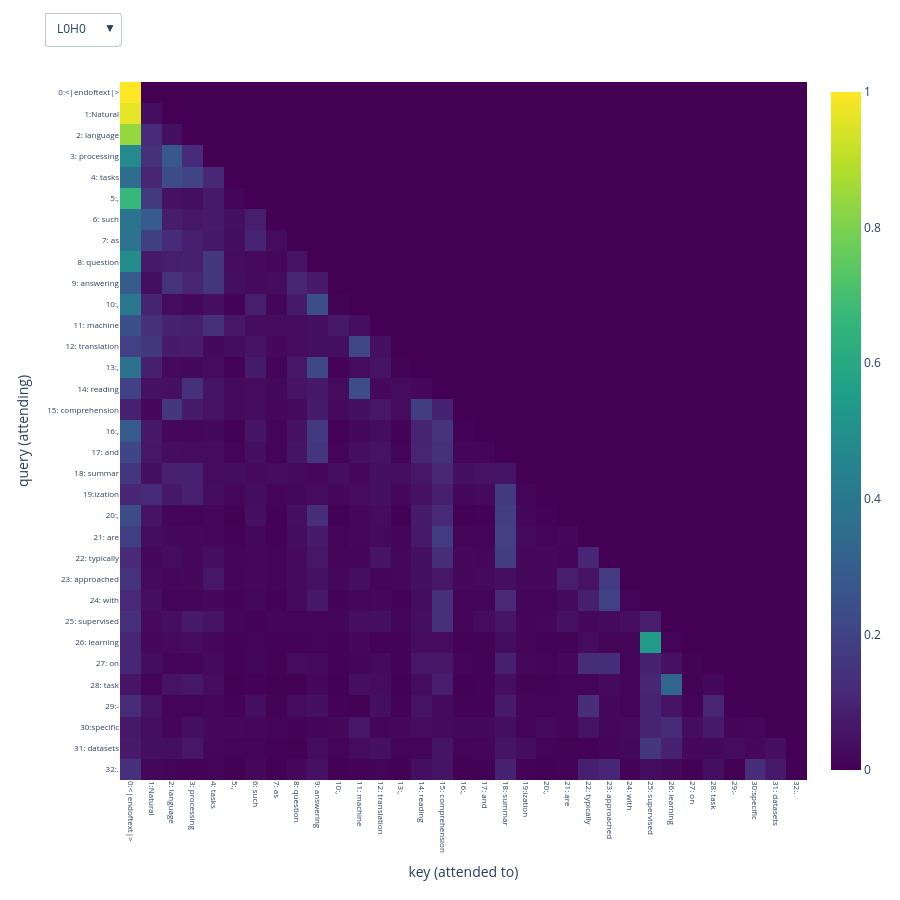

Write notebook code for a chart like this one.
### Code cell
import plotly.graph_objects as go

def attention_heatmap(pattern, str_tokens, layer=0):
    """pattern: (n_heads, T, T) for one layer."""
    p = pattern.detach().cpu().numpy()
    labels = [f"{i}:{s}" for i, s in enumerate(str_tokens)]
    n_heads = p.shape[0]

    fig = go.Figure()
    for h in range(n_heads):
        fig.add_trace(go.Heatmap(
            z=p[h], x=labels, y=labels,
            colorscale="Viridis", visible=(h == 0),
            hovertemplate="query %{y}<br>key %{x}<br>attn %{z:.3f}<extra></extra>",
        ))

    fig.update_layout(
        updatemenus=[dict(
            buttons=[dict(label=f"L{layer}H{h}", method="update",
                          args=[{"visible": [i == h for i in range(n_heads)]}])
                     for h in range(n_heads)],
            x=0.0, y=1.1)],
        xaxis_title="key (attended to)",
        yaxis_title="query (attending)",
        width=900, height=900,
        margin=dict(l=120, b=120, t=80),
    )
    fig.update_yaxes(autorange="reversed", tickfont=dict(size=8))
    fig.update_xaxes(tickangle=90, tickfont=dict(size=8))
    return fig

pattern = gpt2_cache["pattern", 0]          # (12, T, T); use [0] first if it has a batch dim
fig = attention_heatmap(pattern, gpt2_str_tokens, layer=0)
fig.show()
fig.write_html("attention_layer0.html")     # standalone file

### Figure 1 — Plotly figure (JSON) as saved in the notebook; plotly's stock layout.template omitted (floating-point values rounded to 4 significant figures; data arrays with more than 128 entries replaced by an {"elided": "..."} marker saying what was removed)
{"data": [{"colorscale": [[0, "#440154"], [0.1111, "#482878"], [0.2222, "#3e4989"], [0.3333, "#31688e"], [0.4444, "#26828e"], [0.5556, "#1f9e89"], [0.6667, "#35b779"], [0.7778, "#6ece58"], [0.8889, "#b5de2b"], [1, "#fde725"]], "hovertemplate": "query %{y}<br>key %{x}<br>attn %{z:.3f}<extra></extra>", "type": "heatmap", "visible": true, "x": ["0:<|endoftext|>", "1:Natural", "2: language", "3: processing", "4: tasks", "5:,", "6: such", "7: as", "8: question", "9: answering", "10:,", "11: machine", "12: translation", "13:,", "14: reading", "15: comprehension", "16:,", "17: and", "18: summar", "19:ization", "20:,", "21: are", "22: typically", "23: approached", "24: with", "25: supervised", "26: learning", "27: on", "28: task", "29:-", "30:specific", "31: datasets", "32:."], "y": ["0:<|endoftext|>", "1:Natural", "2: language", "3: processing", "4: tasks", "5:,", "6: such", "7: as", "8: question", "9: answering", "10:,", "11: machine", "12: translation", "13:,", "14: reading", "15: comprehension", "16:,", "17: and", "18: summar", "19:ization", "20:,", "21: are", "22: typically", "23: approached", "24: with", "25: supervised", "26: learning", "27: on", "28: task", "29:-", "30:specific", "31: datasets", "32:."], "z": {"elided": "33x33 float values"}}, {"colorscale": [[0, "#440154"], [0.1111, "#482878"], [0.2222, "#3e4989"], [0.3333, "#31688e"], [0.4444, "#26828e"], [0.5556, "#1f9e89"], [0.6667, "#35b779"], [0.7778, "#6ece58"], [0.8889, "#b5de2b"], [1, "#fde725"]], "hovertemplate": "query %{y}<br>key %{x}<br>attn %{z:.3f}<extra></extra>", "type": "heatmap", "visible": false, "x": ["0:<|endoftext|>", "1:Natural", "2: language", "3: processing", "4: tasks", "5:,", "6: such", "7: as", "8: question", "9: answering", "10:,", "11: machine", "12: translation", "13:,", "14: reading", "15: comprehension", "16:,", "17: and", "18: summar", "19:ization", "20:,", "21: are", "22: typically", "23: approached", "24: with", "25: supervised", "26: learning", "27: on", "28: task", "29:-", "30:specific", "31: datasets", "32:."], "y": ["0:<|endoftext|>", "1:Natural", "2: language", "3: processing", "4: tasks", "5:,", "6: such", "7: as", "8: question", "9: answering", "10:,", "11: machine", "12: translation", "13:,", "14: reading", "15: comprehension", "16:,", "17: and", "18: summar", "19:ization", "20:,", "21: are", "22: typically", "23: approached", "24: with", "25: supervised", "26: learning", "27: on", "28: task", "29:-", "30:specific", "31: datasets", "32:."], "z": {"elided": "33x33 float values"}}, {"colorscale": [[0, "#440154"], [0.1111, "#482878"], [0.2222, "#3e4989"], [0.3333, "#31688e"], [0.4444, "#26828e"], [0.5556, "#1f9e89"], [0.6667, "#35b779"], [0.7778, "#6ece58"], [0.8889, "#b5de2b"], [1, "#fde725"]], "hovertemplate": "query %{y}<br>key %{x}<br>attn %{z:.3f}<extra></extra>", "type": "heatmap", "visible": false, "x": ["0:<|endoftext|>", "1:Natural", "2: language", "3: processing", "4: tasks", "5:,", "6: such", "7: as", "8: question", "9: answering", "10:,", "11: machine", "12: translation", "13:,", "14: reading", "15: comprehension", "16:,", "17: and", "18: summar", "19:ization", "20:,", "21: are", "22: typically", "23: approached", "24: with", "25: supervised", "26: learning", "27: on", "28: task", "29:-", "30:specific", "31: datasets", "32:."], "y": ["0:<|endoftext|>", "1:Natural", "2: language", "3: processing", "4: tasks", "5:,", "6: such", "7: as", "8: question", "9: answering", "10:,", "11: machine", "12: translation", "13:,", "14: reading", "15: comprehension", "16:,", "17: and", "18: summar", "19:ization", "20:,", "21: are", "22: typically", "23: approached", "24: with", "25: supervised", "26: learning", "27: on", "28: task", "29:-", "30:specific", "31: datasets", "32:."], "z": {"elided": "33x33 float values"}}, {"colorscale": [[0, "#440154"], [0.1111, "#482878"], [0.2222, "#3e4989"], [0.3333, "#31688e"], [0.4444, "#26828e"], [0.5556, "#1f9e89"], [0.6667, "#35b779"], [0.7778, "#6ece58"], [0.8889, "#b5de2b"], [1, "#fde725"]], "hovertemplate": "query %{y}<br>key %{x}<br>attn %{z:.3f}<extra></extra>", "type": "heatmap", "visible": false, "x": ["0:<|endoftext|>", "1:Natural", "2: language", "3: processing", "4: tasks", "5:,", "6: such", "7: as", "8: question", "9: answering", "10:,", "11: machine", "12: translation", "13:,", "14: reading", "15: comprehension", "16:,", "17: and", "18: summar", "19:ization", "20:,", "21: are", "22: typically", "23: approached", "24: with", "25: supervised", "26: learning", "27: on", "28: task", "29:-", "30:specific", "31: datasets", "32:."], "y": ["0:<|endoftext|>", "1:Natural", "2: language", "3: processing", "4: tasks", "5:,", "6: such", "7: as", "8: question", "9: answering", "10:,", "11: machine", "12: translation", "13:,", "14: reading", "15: comprehension", "16:,", "17: and", "18: summar", "19:ization", "20:,", "21: are", "22: typically", "23: approached", "24: with", "25: supervised", "26: learning", "27: on", "28: task", "29:-", "30:specific", "31: datasets", "32:."], "z": {"elided": "33x33 float values"}}, {"colorscale": [[0, "#440154"], [0.1111, "#482878"], [0.2222, "#3e4989"], [0.3333, "#31688e"], [0.4444, "#26828e"], [0.5556, "#1f9e89"], [0.6667, "#35b779"], [0.7778, "#6ece58"], [0.8889, "#b5de2b"], [1, "#fde725"]], "hovertemplate": "query %{y}<br>key %{x}<br>attn %{z:.3f}<extra></extra>", "type": "heatmap", "visible": false, "x": ["0:<|endoftext|>", "1:Natural", "2: language", "3: processing", "4: tasks", "5:,", "6: such", "7: as", "8: question", "9: answering", "10:,", "11: machine", "12: translation", "13:,", "14: reading", "15: comprehension", "16:,", "17: and", "18: summar", "19:ization", "20:,", "21: are", "22: typically", "23: approached", "24: with", "25: supervised", "26: learning", "27: on", "28: task", "29:-", "30:specific", "31: datasets", "32:."], "y": ["0:<|endoftext|>", "1:Natural", "2: language", "3: processing", "4: tasks", "5:,", "6: such", "7: as", "8: question", "9: answering", "10:,", "11: machine", "12: translation", "13:,", "14: reading", "15: comprehension", "16:,", "17: and", "18: summar", "19:ization", "20:,", "21: are", "22: typically", "23: approached", "24: with", "25: supervised", "26: learning", "27: on", "28: task", "29:-", "30:specific", "31: datasets", "32:."], "z": {"elided": "33x33 float values"}}, {"colorscale": [[0, "#440154"], [0.1111, "#482878"], [0.2222, "#3e4989"], [0.3333, "#31688e"], [0.4444, "#26828e"], [0.5556, "#1f9e89"], [0.6667, "#35b779"], [0.7778, "#6ece58"], [0.8889, "#b5de2b"], [1, "#fde725"]], "hovertemplate": "query %{y}<br>key %{x}<br>attn %{z:.3f}<extra></extra>", "type": "heatmap", "visible": false, "x": ["0:<|endoftext|>", "1:Natural", "2: language", "3: processing", "4: tasks", "5:,", "6: such", "7: as", "8: question", "9: answering", "10:,", "11: machine", "12: translation", "13:,", "14: reading", "15: comprehension", "16:,", "17: and", "18: summar", "19:ization", "20:,", "21: are", "22: typically", "23: approached", "24: with", "25: supervised", "26: learning", "27: on", "28: task", "29:-", "30:specific", "31: datasets", "32:."], "y": ["0:<|endoftext|>", "1:Natural", "2: language", "3: processing", "4: tasks", "5:,", "6: such", "7: as", "8: question", "9: answering", "10:,", "11: machine", "12: translation", "13:,", "14: reading", "15: comprehension", "16:,", "17: and", "18: summar", "19:ization", "20:,", "21: are", "22: typically", "23: approached", "24: with", "25: supervised", "26: learning", "27: on", "28: task", "29:-", "30:specific", "31: datasets", "32:."], "z": {"elided": "33x33 float values"}}, {"colorscale": [[0, "#440154"], [0.1111, "#482878"], [0.2222, "#3e4989"], [0.3333, "#31688e"], [0.4444, "#26828e"], [0.5556, "#1f9e89"], [0.6667, "#35b779"], [0.7778, "#6ece58"], [0.8889, "#b5de2b"], [1, "#fde725"]], "hovertemplate": "query %{y}<br>key %{x}<br>attn %{z:.3f}<extra></extra>", "type": "heatmap", "visible": false, "x": ["0:<|endoftext|>", "1:Natural", "2: language", "3: processing", "4: tasks", "5:,", "6: such", "7: as", "8: question", "9: answering", "10:,", "11: machine", "12: translation", "13:,", "14: reading", "15: comprehension", "16:,", "17: and", "18: summar", "19:ization", "20:,", "21: are", "22: typically", "23: approached", "24: with", "25: supervised", "26: learning", "27: on", "28: task", "29:-", "30:specific", "31: datasets", "32:."], "y": ["0:<|endoftext|>", "1:Natural", "2: language", "3: processing", "4: tasks", "5:,", "6: such", "7: as", "8: question", "9: answering", "10:,", "11: machine", "12: translation", "13:,", "14: reading", "15: comprehension", "16:,", "17: and", "18: summar", "19:ization", "20:,", "21: are", "22: typically", "23: approached", "24: with", "25: supervised", "26: learning", "27: on", "28: task", "29:-", "30:specific", "31: datasets", "32:."], "z": {"elided": "33x33 float values"}}, {"colorscale": [[0, "#440154"], [0.1111, "#482878"], [0.2222, "#3e4989"], [0.3333, "#31688e"], [0.4444, "#26828e"], [0.5556, "#1f9e89"], [0.6667, "#35b779"], [0.7778, "#6ece58"], [0.8889, "#b5de2b"], [1, "#fde725"]], "hovertemplate": "query %{y}<br>key %{x}<br>attn %{z:.3f}<extra></extra>", "type": "heatmap", "visible": false, "x": ["0:<|endoftext|>", "1:Natural", "2: language", "3: processing", "4: tasks", "5:,", "6: such", "7: as", "8: question", "9: answering", "10:,", "11: machine", "12: translation", "13:,", "14: reading", "15: comprehension", "16:,", "17: and", "18: summar", "19:ization", "20:,", "21: are", "22: typically", "23: approached", "24: with", "25: supervised", "26: learning", "27: on", "28: task", "29:-", "30:specific", "31: datasets", "32:."], "y": ["0:<|endoftext|>", "1:Natural", "2: language", "3: processing", "4: tasks", "5:,", "6: such", "7: as", "8: question", "9: answering", "10:,", "11: machine", "12: translation", "13:,", "14: reading", "15: comprehension", "16:,", "17: and", "18: summar", "19:ization", "20:,", "21: are", "22: typically", "23: approached", "24: with", "25: supervised", "26: learning", "27: on", "28: task", "29:-", "30:specific", "31: datasets", "32:."], "z": {"elided": "33x33 float values"}}, {"colorscale": [[0, "#440154"], [0.1111, "#482878"], [0.2222, "#3e4989"], [0.3333, "#31688e"], [0.4444, "#26828e"], [0.5556, "#1f9e89"], [0.6667, "#35b779"], [0.7778, "#6ece58"], [0.8889, "#b5de2b"], [1, "#fde725"]], "hovertemplate": "query %{y}<br>key %{x}<br>attn %{z:.3f}<extra></extra>", "type": "heatmap", "visible": false, "x": ["0:<|endoftext|>", "1:Natural", "2: language", "3: processing", "4: tasks", "5:,", "6: such", "7: as", "8: question", "9: answering", "10:,", "11: machine", "12: translation", "13:,", "14: reading", "15: comprehension", "16:,", "17: and", "18: summar", "19:ization", "20:,", "21: are", "22: typically", "23: approached", "24: with", "25: supervised", "26: learning", "27: on", "28: task", "29:-", "30:specific", "31: datasets", "32:."], "y": ["0:<|endoftext|>", "1:Natural", "2: language", "3: processing", "4: tasks", "5:,", "6: such", "7: as", "8: question", "9: answering", "10:,", "11: machine", "12: translation", "13:,", "14: reading", "15: comprehension", "16:,", "17: and", "18: summar", "19:ization", "20:,", "21: are", "22: typically", "23: approached", "24: with", "25: supervised", "26: learning", "27: on", "28: task", "29:-", "30:specific", "31: datasets", "32:."], "z": {"elided": "33x33 float values"}}, {"colorscale": [[0, "#440154"], [0.1111, "#482878"], [0.2222, "#3e4989"], [0.3333, "#31688e"], [0.4444, "#26828e"], [0.5556, "#1f9e89"], [0.6667, "#35b779"], [0.7778, "#6ece58"], [0.8889, "#b5de2b"], [1, "#fde725"]], "hovertemplate": "query %{y}<br>key %{x}<br>attn %{z:.3f}<extra></extra>", "type": "heatmap", "visible": false, "x": ["0:<|endoftext|>", "1:Natural", "2: language", "3: processing", "4: tasks", "5:,", "6: such", "7: as", "8: question", "9: answering", "10:,", "11: machine", "12: translation", "13:,", "14: reading", "15: comprehension", "16:,", "17: and", "18: summar", "19:ization", "20:,", "21: are", "22: typically", "23: approached", "24: with", "25: supervised", "26: learning", "27: on", "28: task", "29:-", "30:specific", "31: datasets", "32:."], "y": ["0:<|endoftext|>", "1:Natural", "2: language", "3: processing", "4: tasks", "5:,", "6: such", "7: as", "8: question", "9: answering", "10:,", "11: machine", "12: translation", "13:,", "14: reading", "15: comprehension", "16:,", "17: and", "18: summar", "19:ization", "20:,", "21: are", "22: typically", "23: approached", "24: with", "25: supervised", "26: learning", "27: on", "28: task", "29:-", "30:specific", "31: datasets", "32:."], "z": {"elided": "33x33 float values"}}, {"colorscale": [[0, "#440154"], [0.1111, "#482878"], [0.2222, "#3e4989"], [0.3333, "#31688e"], [0.4444, "#26828e"], [0.5556, "#1f9e89"], [0.6667, "#35b779"], [0.7778, "#6ece58"], [0.8889, "#b5de2b"], [1, "#fde725"]], "hovertemplate": "query %{y}<br>key %{x}<br>attn %{z:.3f}<extra></extra>", "type": "heatmap", "visible": false, "x": ["0:<|endoftext|>", "1:Natural", "2: language", "3: processing", "4: tasks", "5:,", "6: such", "7: as", "8: question", "9: answering", "10:,", "11: machine", "12: translation", "13:,", "14: reading", "15: comprehension", "16:,", "17: and", "18: summar", "19:ization", "20:,", "21: are", "22: typically", "23: approached", "24: with", "25: supervised", "26: learning", "27: on", "28: task", "29:-", "30:specific", "31: datasets", "32:."], "y": ["0:<|endoftext|>", "1:Natural", "2: language", "3: processing", "4: tasks", "5:,", "6: such", "7: as", "8: question", "9: answering", "10:,", "11: machine", "12: translation", "13:,", "14: reading", "15: comprehension", "16:,", "17: and", "18: summar", "19:ization", "20:,", "21: are", "22: typically", "23: approached", "24: with", "25: supervised", "26: learning", "27: on", "28: task", "29:-", "30:specific", "31: datasets", "32:."], "z": {"elided": "33x33 float values"}}, {"colorscale": [[0, "#440154"], [0.1111, "#482878"], [0.2222, "#3e4989"], [0.3333, "#31688e"], [0.4444, "#26828e"], [0.5556, "#1f9e89"], [0.6667, "#35b779"], [0.7778, "#6ece58"], [0.8889, "#b5de2b"], [1, "#fde725"]], "hovertemplate": "query %{y}<br>key %{x}<br>attn %{z:.3f}<extra></extra>", "type": "heatmap", "visible": false, "x": ["0:<|endoftext|>", "1:Natural", "2: language", "3: processing", "4: tasks", "5:,", "6: such", "7: as", "8: question", "9: answering", "10:,", "11: machine", "12: translation", "13:,", "14: reading", "15: comprehension", "16:,", "17: and", "18: summar", "19:ization", "20:,", "21: are", "22: typically", "23: approached", "24: with", "25: supervised", "26: learning", "27: on", "28: task", "29:-", "30:specific", "31: datasets", "32:."], "y": ["0:<|endoftext|>", "1:Natural", "2: language", "3: processing", "4: tasks", "5:,", "6: such", "7: as", "8: question", "9: answering", "10:,", "11: machine", "12: translation", "13:,", "14: reading", "15: comprehension", "16:,", "17: and", "18: summar", "19:ization", "20:,", "21: are", "22: typically", "23: approached", "24: with", "25: supervised", "26: learning", "27: on", "28: task", "29:-", "30:specific", "31: datasets", "32:."], "z": {"elided": "33x33 float values"}}], "layout": {"height": 900, "margin": {"b": 120, "l": 120, "t": 80}, "updatemenus": [{"buttons": [{"args": [{"visible": [true, false, false, false, false, false, false, false, false, false, false, false]}], "label": "L0H0", "method": "update"}, {"args": [{"visible": [false, true, false, false, false, false, false, false, false, false, false, false]}], "label": "L0H1", "method": "update"}, {"args": [{"visible": [false, false, true, false, false, false, false, false, false, false, false, false]}], "label": "L0H2", "method": "update"}, {"args": [{"visible": [false, false, false, true, false, false, false, false, false, false, false, false]}], "label": "L0H3", "method": "update"}, {"args": [{"visible": [false, false, false, false, true, false, false, false, false, false, false, false]}], "label": "L0H4", "method": "update"}, {"args": [{"visible": [false, false, false, false, false, true, false, false, false, false, false, false]}], "label": "L0H5", "method": "update"}, {"args": [{"visible": [false, false, false, false, false, false, true, false, false, false, false, false]}], "label": "L0H6", "method": "update"}, {"args": [{"visible": [false, false, false, false, false, false, false, true, false, false, false, false]}], "label": "L0H7", "method": "update"}, {"args": [{"visible": [false, false, false, false, false, false, false, false, true, false, false, false]}], "label": "L0H8", "method": "update"}, {"args": [{"visible": [false, false, false, false, false, false, false, false, false, true, false, false]}], "label": "L0H9", "method": "update"}, {"args": [{"visible": [false, false, false, false, false, false, false, false, false, false, true, false]}], "label": "L0H10", "method": "update"}, {"args": [{"visible": [false, false, false, false, false, false, false, false, false, false, false, true]}], "label": "L0H11", "method": "update"}], "x": 0, "y": 1.1}], "width": 900, "xaxis": {"tickangle": 90, "tickfont": {"size": 8}, "title": {"text": "key (attended to)"}}, "yaxis": {"autorange": "reversed", "tickfont": {"size": 8}, "title": {"text": "query (attending)"}}}}
